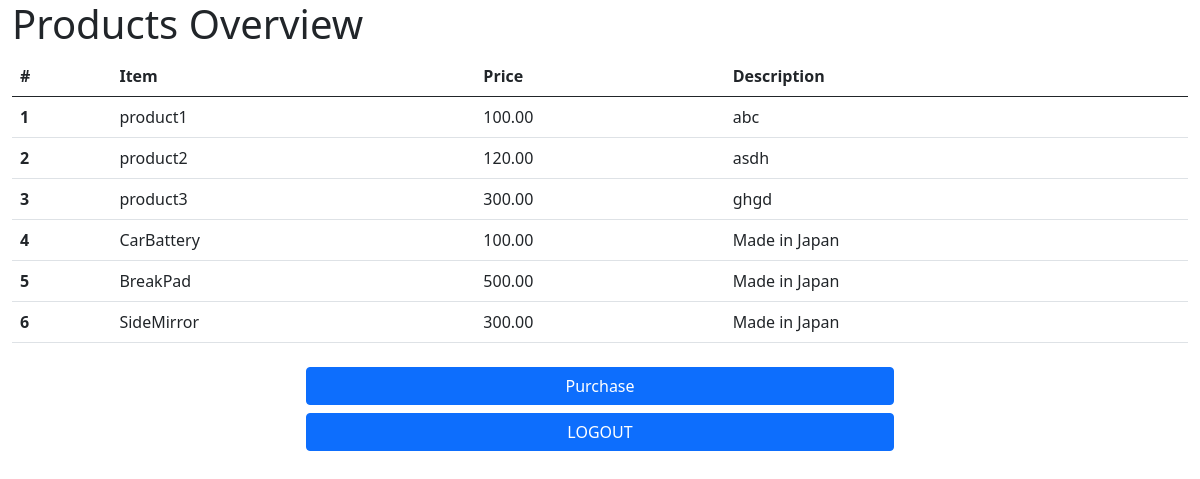
/product/ (signed in), run on the app's committed database.
### product/models.py (models this page shows, shortened)
class Item(models.Model):
    name = models.CharField(max_length=255)
    description = models.CharField(max_length=255, blank=True)
    price = models.DecimalField(max_digits=6, decimal_places=2)

### product/views.py (the view)
# urls.py: path("", views.index, name="index"),
@login_required
def index(request):
    items = Item.objects.all()
    return render(request, 'product/index.html', {"items": items})

### product/templates/product/index.html (shortened to what this page needs)
<!doctype html>
<html lang="en">
  <head>
    <link href="https://cdn.jsdelivr.net/npm/bootstrap@5.0.2/dist/css/bootstrap.min.css" rel="stylesheet">
  </head>
  <body>
	  <div class="container-fluid">
    <h1>Products Overview</h1>
    <table class="table">
  <thead>
    <tr>
      <th scope="col">#</th>
      <th scope="col">Item</th>
      <th scope="col">Price</th>
      <th scope="col">Description</th>
    </tr>
  </thead>
  <tbody>
	  {% for item in items %}
    <tr>
	    <th scope="row">{{item.id}}</th>
	    <td>{{item.name}}</td>
	    <td>{{item.price}}</td>
	    <td>{{item.description}}</td>
    </tr>
    {% endfor %}
  </tbody>
</table>
<div class="d-grid gap-2 col-6 mx-auto my-4">
<a class="btn btn-primary" href="{% url 'product:order' %}" role="button">Purchase</a>
<a class="btn btn-primary" href="{% url 'logout' %}" role="button">LOGOUT</a>
</div>
</div>
  </body>
</html>

### data on the page
Item: id "1", name "product1", price "100.00", description "abc"
Item: id "2", name "product2", price "120.00", description "asdh"
Item: id "3", name "product3", price "300.00", description "ghgd"
Item: id "4", name "CarBattery", price "100.00", description "Made in Japan"
Item: id "5", name "BreakPad", price "500.00", description "Made in Japan"
Item: id "6", name "SideMirror", price "300.00", description "Made in Japan"
